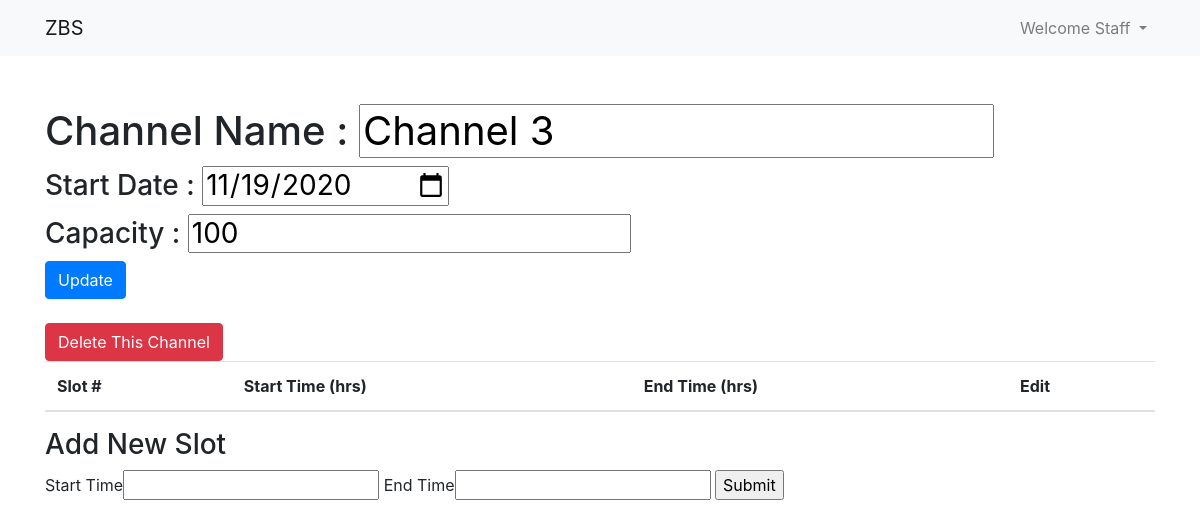
Page /channel/3 (signed in) on the earlier database version.
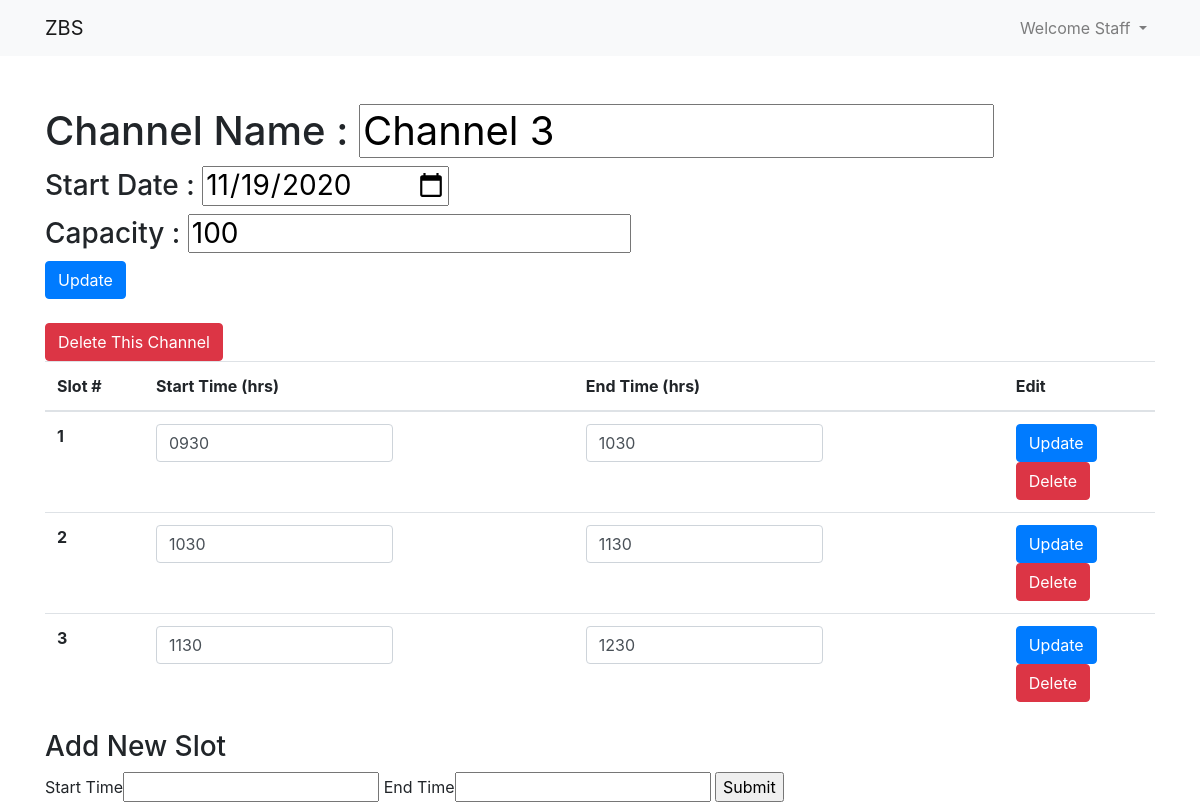
Same page on the later database version.
### app.py (models this page shows, shortened)
class Slot(db.Model):
    id = db.Column(db.Integer,primary_key=True)
    start_time = db.Column(db.String(4))
    end_time = db.Column(db.String(4))
    channel_id = db.Column(db.Integer,db.ForeignKey('channel.id'))
    bookings = db.relationship('Booking', backref='slot')

### app.py (the view, shortened to what this page needs)
@app.route('/channel/<int:id>', methods=["POST","GET"])
def channel(id):
    channel = Channel.query.filter_by(id=id).first()
    form = CreateSlotForm()
    if channel is not None:
        return render_template('channel.html', channel=channel, form=form)
    else:
        print('Channel Not Found')
        return redirect('/')

### forms.py
class CreateSlotForm(FlaskForm):
    channel_id = HiddenField()
    start_time = StringField("Start Time", validators=[DataRequired()])
    end_time = StringField('End Time', validators=[DataRequired()])
    submit = SubmitField('Submit')

### app.py (called while the page is built)
@login_manager.user_loader
def load_user(user_id):
    return User.query.get(user_id)

### templates/channel.html (shortened to what this page needs)
{% extends 'base.html' %}
{% block body %}
<div class="container mt-5">
    {% if current_user.type == 2 %}
    <h1>Channel Name : {{ channel.name }}</h1>
    <h3>Start Date : {{ channel.start_date }}</h3>
    <h3>Capacity : {{ channel.capacity }}</h3>
    <input id="c_start_date" type="hidden" value="{{ channel.start_date }}">
    <form method="POST" action="{{ url_for('book') }}">
      <input type="hidden" name="user_id" value="{{ current_user.id }}" >
      <input type="hidden" id="channel_id" name="channel_id" value="{{ channel.id }}" >
      <input onchange="handler(event);" id="date" type="date" name="date" required>
      <br>
      {% for slot in channel.slots %}
      <label for="checkbox{{ slot.id }}"> {{ slot }}
        <input class="radio" type="radio" id="checkbox{{ slot.id }}" name="slot_id" value="{{ slot.id }}">
      </label>
      <br>
      {% endfor %}
      <input type="submit" value="Book">
    </form>
    {% elif current_user.type == 1 %}
    <form action="{{ url_for('update_channel') }}" method="POST">
        <h1>Channel Name : <input type="text" name='channel_name' value="{{ channel.name }}"></h1>
        <h3>Start Date : <input type="date" name='start_date' value="{{ channel.start_date }}"></h3>
        <h3>Capacity : <input type="text" name='capacity' value="{{ channel.capacity }}"></h3>
        <input class="btn btn-primary" type="submit" value="Update">
    </form>
    <br>
    <a class="btn btn-danger" href="{{ url_for('delete_channel', id=channel.id) }}">Delete This Channel</a>
    <table class="table table-hover">
        <thead>
          <tr>
            <th scope="col">Slot #</th>
            <th scope="col">Start Time (hrs)</th>
            <th scope="col">End Time (hrs)</th>
            <th scope="col">Edit</th>
          </tr>
        </thead>
        <tbody>
          {% for slot in channel.slots %}
          <tr>
            <th scope="row">{{ loop.index }}</th>
            <td>
                <input form="form{{ slot.id }}" name="start_time" type="text" class="form-control col-7" value={{ slot.start_time }} >
            </td>
            <td>
                <input form="form{{ slot.id }}" name="end_time" type="text" class="form-control col-7" value={{ slot.end_time }}>
            </td>
            <td>
              <input class="btn btn-primary" form="form{{ slot.id }}" type="submit" value="Update">
              <form method="POST" action="{{ url_for('slot_delete',id=slot.id) }}">
                <input class="btn btn-danger" type="submit" value="Delete">
              </form>
            </td>
          </tr>
          {% endfor %}
        </tbody>
      </table>
    <h3>Add New Slot</h3>
    <form method="POST">
        {{ form.start_time.label }}{{ form.start_time() }}
        {{ form.end_time.label }}{{ form.end_time() }}
        {{ form.submit() }}
    </form>
    {% elif current_user.type == 0 %}
    <h1>Administrators are not allowed to access channel details</h1>
    {% endif %}
</div>
{% endblock %}

Differences in the rows shown:
added Slot: start_time "0930", end_time "1030"
added Slot: start_time "1030", end_time "1130"
added Slot: start_time "1130", end_time "1230"
